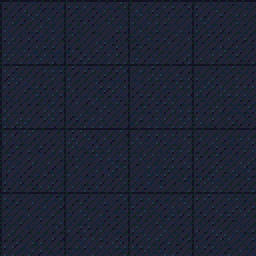
#> input picture assets/models/char_anna_ps1_cloth_navy.png, 128 x 128 px (shown 2 times larger)
$ python -i build_p9_face_textures.py   (imports and definitions only)
#> lines starting #> are read from the running program, lines starting #| are printed output that depends on the picture
#> further down, picture is the input picture: PIL image 128x128 RGB; mean R, G, B 28.8, 35.1, 50.8
r"""
Prompt 09 Part 2.4 & 2.5 — Detailed Pixelated Character Face, Hair & Cloth Texture Generator:
Generates intentionally crafted, anatomically mapped PS1-era pixel-art face textures wrapped onto
organic low-poly human heads (cylindrical-frontal UV layout: u=0.5 front nose, u=0.35/0.65 eyes):
  - 256x256 for major characters (Jozef Varga, Martin Kovac, Anna Krizanova, Dana Bielikova,
    Milan Svec, Roman Kral, Iveta Hroncova)
  - 128x128 for ordinary NPCs (Zuzana, Peter, Resident A/B/C)
  - 64x64 for distant silhouette/anomaly figures (Distant A/B)
  - Pixelated hair strand textures & 1990s woven coat/wool/uniform fabric textures.
"""
import math
import os
import numpy as np
from PIL import Image, ImageDraw, ImageEnhance

TEX_DIR = r"D:\nocna-zmena-blok-14\assets\textures"
FACE_DIR = os.path.join(TEX_DIR, "ps1_faces")
# [1 line not run here, left out]

BAYER_4X4 = np.array([
    [0,  8,  2, 10],
    [12, 4, 14,  6],
    [3, 11,  1,  9],
    [15, 7, 13,  5],
], dtype=np.float32) / 16.0 - 0.5


def ps1_dither_quantize(pil_img: Image.Image, levels: int = 18, sat: float = 0.88, contrast: float = 1.12) -> Image.Image:
#> called with levels = 18, sat = 0.88, contrast = 1.12
    im = ImageEnhance.Color(pil_img.convert("RGB")).enhance(sat)
    im = ImageEnhance.Contrast(im).enhance(contrast)
    arr = np.asarray(im, dtype=np.float32) / 255.0
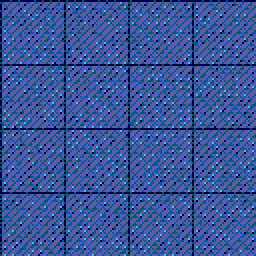
#> arr: shape (128, 128, 3) float32 (shown 2 times larger); mean R, G, B 0.111, 0.136, 0.196; drawn with min black and max white
    h, w, _ = arr.shape
#> h = 128; w = 128
    by = np.tile(BAYER_4X4, (h // 4 + 1, w // 4 + 1))[:h, :w]
    dithered = arr + (by[:, :, None] * 0.55) / float(levels)
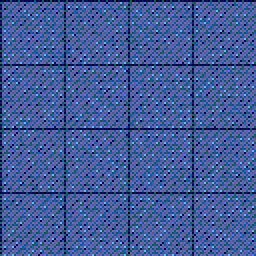
#> dithered: shape (128, 128, 3) float32 (shown 2 times larger); mean R, G, B 0.11, 0.135, 0.196; drawn with min black and max white
    quant = np.floor(np.clip(dithered, 0.0, 1.0) * levels + 0.5) / float(levels)
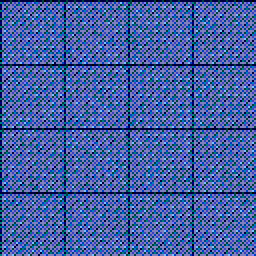
#> quant: shape (128, 128, 3) float32 (shown 2 times larger); mean R, G, B 0.115, 0.139, 0.198; drawn with min black and max white
    return Image.fromarray((quant * 255.0).astype(np.uint8), mode="RGB")


# [368 lines left out: functions draw_organic_pixel_face, build_hair_and_cloth_textures, main, not called in this run]


# [2 lines not run here, left out]

>>> from PIL import Image
>>> picture = Image.open('../assets/models/char_anna_ps1_cloth_navy.png')
>>> result = ps1_dither_quantize(picture)
